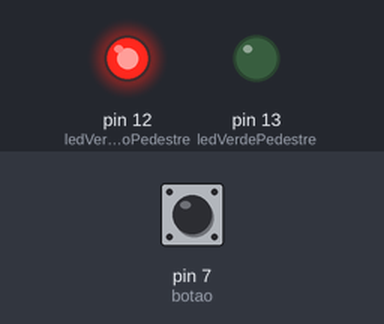
Bench run of a sketch on a simulated Arduino Uno, built with avr-gcc and run on an emulated ATmega328P. Parts: output pins drawn as LEDs (lit = HIGH). The inputs (shaded band) are chosen by the test bench; at power-on: pin 7 (botao) LOW.

Above: at 2.8 s.
2.9 s: pin 7 (botao) pulled HIGH for 1.2 s
At 3.5 s:
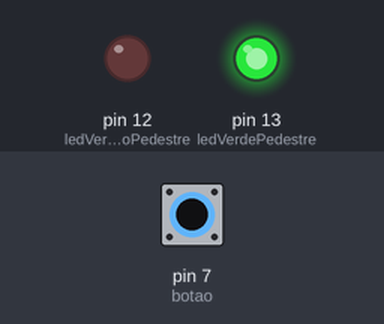
8.2 s: pin 7 (botao) pulled HIGH for 3.2 s
At 13.5 s:
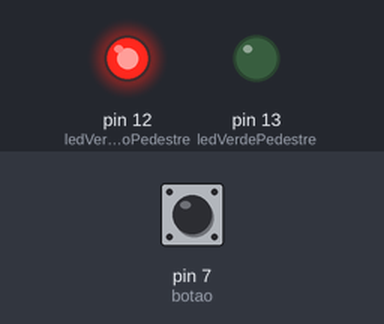
Timing chart, 0 to 15.0 s (numbered marks = the images above; inputs shaded):
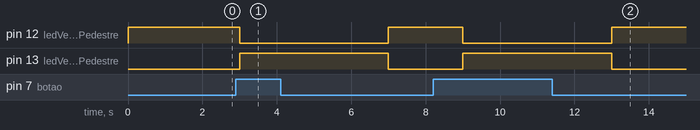

Measured:
- after the input at 2.9 s, pin 12 (ledVermelhoPedestre): HIGH → LOW after 0.10 s, → HIGH 4.0 s later; pin 13 (ledVerdePedestre): LOW → HIGH after 0.10 s, → LOW 4.0 s later
- after the input at 8.2 s, pin 12 (ledVermelhoPedestre): HIGH → LOW after 0.80 s, → HIGH 4.0 s later; pin 13 (ledVerdePedestre): LOW → HIGH after 0.80 s, → LOW 4.0 s later

The sketch:

7__Project_PedestrianTrafficLight.ino
```cpp
//7º Projeto: Semáforo de pedestre com botão (sem estruturas condicionais)
//Gabriel Sassati

int ledVerdePedestre = 13;
int ledVermelhoPedestre = 12;
int botao = 7;
int estadoBotao = 0;

void setup () {
  pinMode(ledVerdePedestre, OUTPUT);
  pinMode(ledVermelhoPedestre, OUTPUT);
  pinMode(botao, INPUT);

/*
Essas duas linhas definem o estado inicial do semáforo de pedestre assim que o
arduino é ligado.
 Explicação:
  - Antes de qualquer ação do botão, o pedestre deve estar "parado".
  -Por isso, o LED verde (andar) começa apagado, e o LED vermelho (pare) começa aceso.
  -Isso garante segurança: o sistema inicia bloqueando a travessia até que o botão
seja pressionado.
  -Colocamos isso dentro do setup() porque essa configuração só precisa acontecer uma
vez, na hora em que o arduino é ligado ou reiniciado.
*/
  digitalWrite(ledVerdePedestre, LOW);
  digitalWrite(ledVermelhoPedestre, HIGH);
}

void loop() {
  estadoBotao = digitalRead(botao); //Lê o botão uma vez por ciclo

  //Fase de travessia do pedestre - só acontece se o botão foi pressionado
  digitalWrite(ledVerdePedestre, estadoBotao);
  digitalWrite(ledVermelhoPedestre, !estadoBotao);
  delay(estadoBotao * 4000); //Se botão = 1, espera 4s, se 0, espera 0s

  //Fase de retorno: sempre volta para o vermlho
  digitalWrite(ledVerdePedestre, LOW);
  digitalWrite(ledVermelhoPedestre, HIGH);
  delay(1000); //Espera antes de aceitar novo clique
}

/*
Estas duas linhas controlam o LED vermelho do pedestre e o tempo da travessia.

1. digitalWrite(ledVermelhoPedestre, !estadoBotao);

 -O símbolo de exclamação (!) é o operador de negação lógica.
 -Ele inverte o valor da variável:
   -Se 'estadoBotao' for 1 (botão pressionado), '!estadoBotao' será 1.
 -O LED vermelho será aceso.
 -Isso faz com que o LED vermelho faça sempre o oposto do verde, mantendo o
controle visual do semáforo.

2. delay(estadoBotao * 4000);

-Esta linha faz uma multiplicação direta:
 -Se 'estadoBotao' for 1 (botão pressionado), o delay será `1 * 4000` = 4000
milissegundos (4 segundos).
 -SE 'estadoBotao' for 0 (botão não pressionado), o delay será `0 * 4000 =
0 milissegundos - ou seja, o código segue imediatamente.
-Isso simula uma decisão condicional sem usar if: o Arduino só "espera" se o botão
tiver sido pressionado.
-Durante esses 4 segundos, o LED verde permanece aceso, permitido a travessia do
pedestre.

Essa lógica é ideal para ensinar como usar operações matemáticas simples (como
multiplicação e negação) para simular condições básicas no arduino.
*/
```
